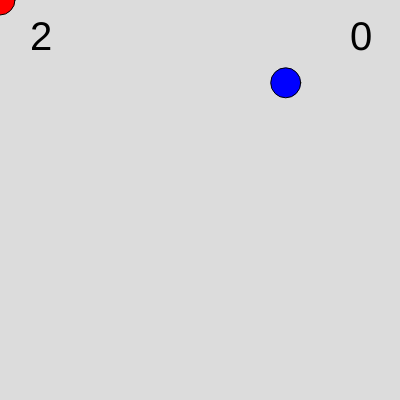
Frame 1 (no input)
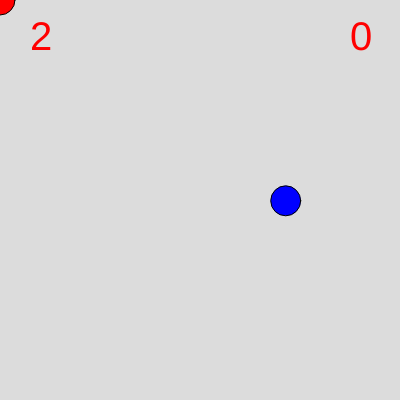
Frame 60 (no input)
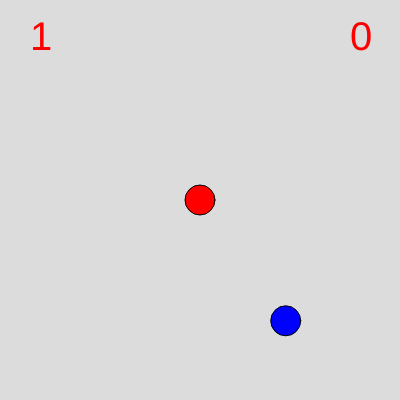
Frame 120 (the mouse pressed at the canvas centre since frame 60)

The p5.js sketch that drew these frames (run headless with seeded random() and noise() and a simulated clock; from frame 60 on, the mouse is pressed at the canvas centre):

// p5.js sketch
// ── sketch.js
let timer = 2
let x ;
let y ;
let size = 30; 
let speed = 2;
let score = 0;
let goLeft = false;


function setup() {
  createCanvas(400, 400);
  x = random(width);
  y = random(height);
}

function draw() {
  background(220);
  textSize(40);
  text(timer, 30, 50);
  
   if (timer == 0) {
    textAlign(CENTER,CENTER)
    text("GAMEOVER",200,200);
  }
 
  text( score,350,50);
  fill(0,0,255)
  circle(x,y,size);
  frameRate(120);
  y = y % width;
  y+=speed;

  fill(255,0,0);
  circle(mouseX, mouseY, size);
  
  if(y>400){
    x = random(width)
  }
  
  if(y>400){
    y = random(height)
  }
  
  if (frameCount % 60 == 0 && timer > 0) { 
    timer --;
  }
}

function mouseClicked(){
  let distance = dist(x, y, mouseX, mouseY); 
  if(distance <= size/2){
    score++;
  }  
 
}
